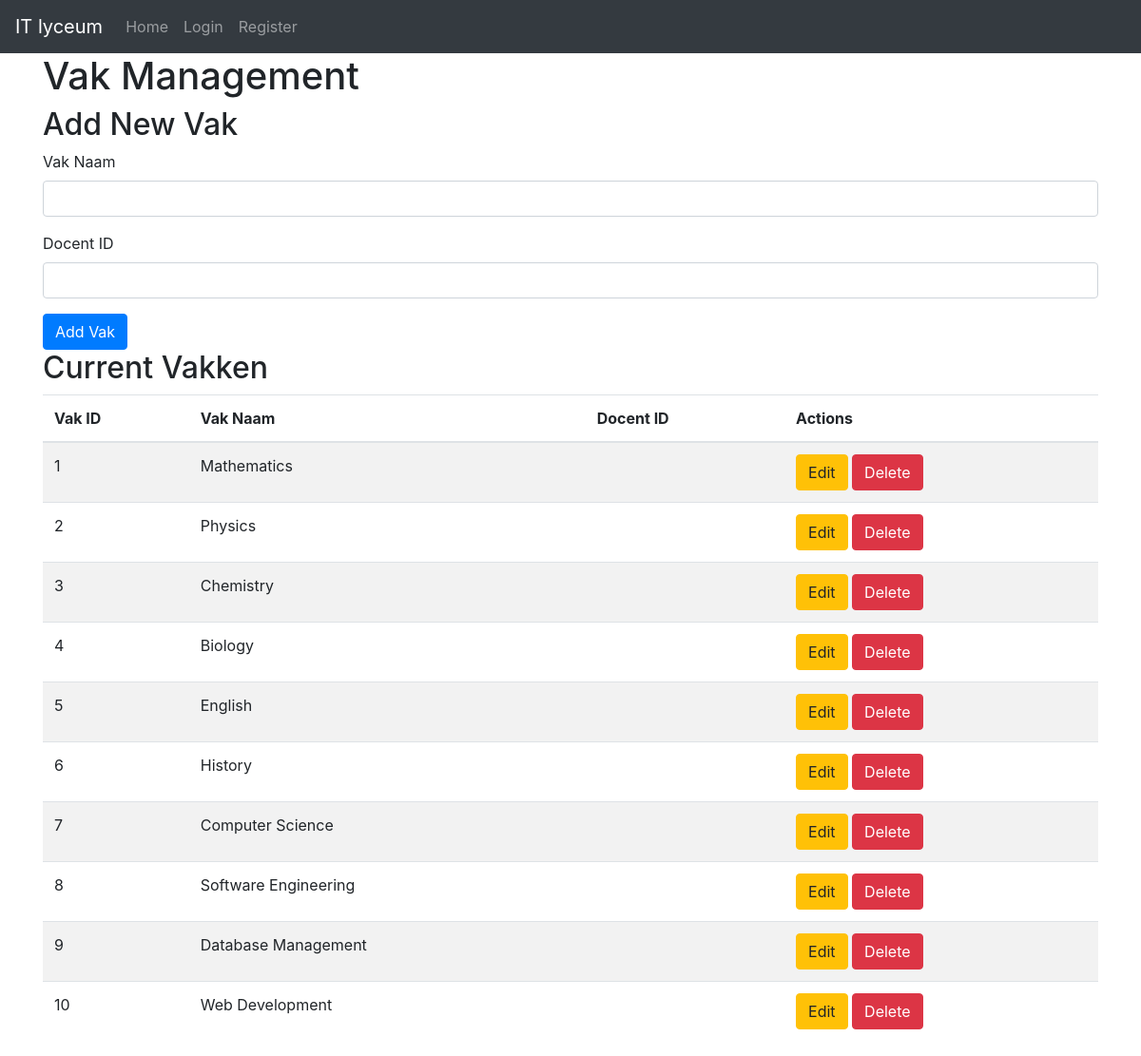
The app's page /database_eindopd/Main-elements/Vakken/VakkenData.php with its own data.
### tables this page shows
CREATE TABLE `vakken` (
  `vak_id` int(11) NOT NULL,
  `naam` varchar(100) NOT NULL
);

### database_eindopd/Db_connection.php (called while the page is built, shortened)
    <?php
    class DB {
    private $pdo;
    public function __construct($db, $host = "localhost", $port = "3306", $user = "root", $pass = "") {
        try {
            $this->pdo = new PDO("mysql:host=$host;port=$port;dbname=$db", $user, $pass);
            $this->pdo->setAttribute(PDO::ATTR_ERRMODE, PDO::ERRMODE_EXCEPTION);
        } catch (PDOException $e) {
            throw new Exception("Database connection error: " . $e->getMessage());
        }
    }
    public function exec($sql, $placeholders = null) {
        $stmt = $this->pdo->prepare($sql);
        $stmt->execute($placeholders);
        return $stmt;
    }
}

### database_eindopd/Main-elements/Vakken/Vakken.php (called while the page is built, shortened)
<?php
require_once '../../Db_connection.php';
class Vakken {
    private $db;
    public function __construct($db) {
        $this->db = $db;
    }
    public function selectVakken() {
        return $this->db->exec("SELECT * FROM vakken")->fetchAll(PDO::FETCH_ASSOC);
    }
}

### database_eindopd/Main-elements/Vakken/VakkenData.php (the view, shortened to what this page needs)
<?php
require_once 'Vakken.php';
require_once '../../Db_connection.php';
$myDb = new DB('itlyceum');
$vakken = new Vakken($myDb);
$allVakken = $vakken->selectVakken();
?>
<?php include_once('../../includes/header.php'); ?>
<div class="container">
    <h1>Vak Management</h1>
    <form method="post" action="">
        <h2>Add New Vak</h2>
        <div class="form-group">
            <label for="naam">Vak Naam</label>
            <input type="text" class="form-control" id="naam" name="naam" required>
        </div>
        <div class="form-group">
            <label for="docent_id">Docent ID</label>
            <input type="number" class="form-control" id="docent_id" name="docent_id" required>
        </div>
        <button type="submit" class="btn btn-primary" name="addVak">Add Vak</button>
    </form>
    <h2>Current Vakken</h2>
    <table class="table table-striped">
        <thead>
            <tr>
                <th>Vak ID</th>
                <th>Vak Naam</th>
                <th>Docent ID</th>
                <th>Actions</th>
            </tr>
        </thead>
        <tbody>
            <?php foreach ($allVakken as $vak) : ?>
                <tr>
                    <td><?php echo htmlspecialchars($vak['vak_id']); ?></td>
                    <td><?php echo htmlspecialchars($vak['naam']); ?></td>
                    <td><?php echo htmlspecialchars($vak['docent_id']); ?></td>
                    <td>
                        <form method="post" action="" style="display:inline;">
                            <button type="submit" class="btn btn-warning" name="editVak">Edit</button>
                        </form>
                        <form method="post" action="" style="display:inline;">
                            <button type="submit" class="btn btn-danger" name="deleteVak">Delete</button>
                        </form>
                    </td>
                </tr>
            <?php endforeach; ?>
        </tbody>
    </table>
</div>

### records on screen
vakken: vak_id "1", naam "Mathematics"
vakken: vak_id "2", naam "Physics"
vakken: vak_id "3", naam "Chemistry"
vakken: vak_id "4", naam "Biology"
vakken: vak_id "5", naam "English"
vakken: vak_id "6", naam "History"
vakken: vak_id "7", naam "Computer Science"
vakken: vak_id "8", naam "Software Engineering"
vakken: vak_id "9", naam "Database Management"
vakken: vak_id "10", naam "Web Development"

### other values on screen
$link['text'] "Home"
$link['text'] "Login"
$link['text'] "Register"
